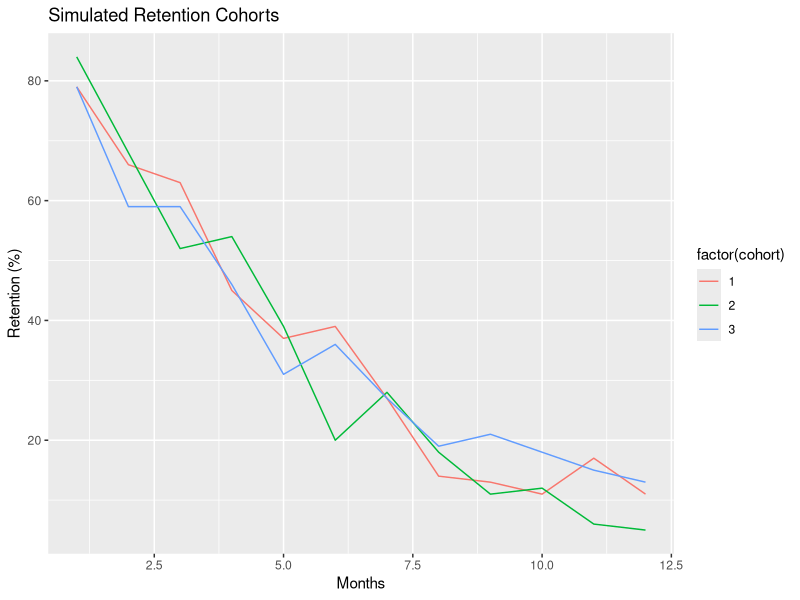

Write R code to recreate this figure.
## ---- chunk 1
library(tidyverse)

set.seed(123)
cohorts <- tibble(
  cohort = rep(1:3, each = 12),
  month = rep(1:12, times = 3),
  retention = round(100 * exp(-0.2*month) + rnorm(36, 0, 5))
)

cohorts %>%
  ggplot(aes(month, retention, color = factor(cohort))) +
  geom_line() +
  labs(title = "Simulated Retention Cohorts", y = "Retention (%)", x = "Months")
